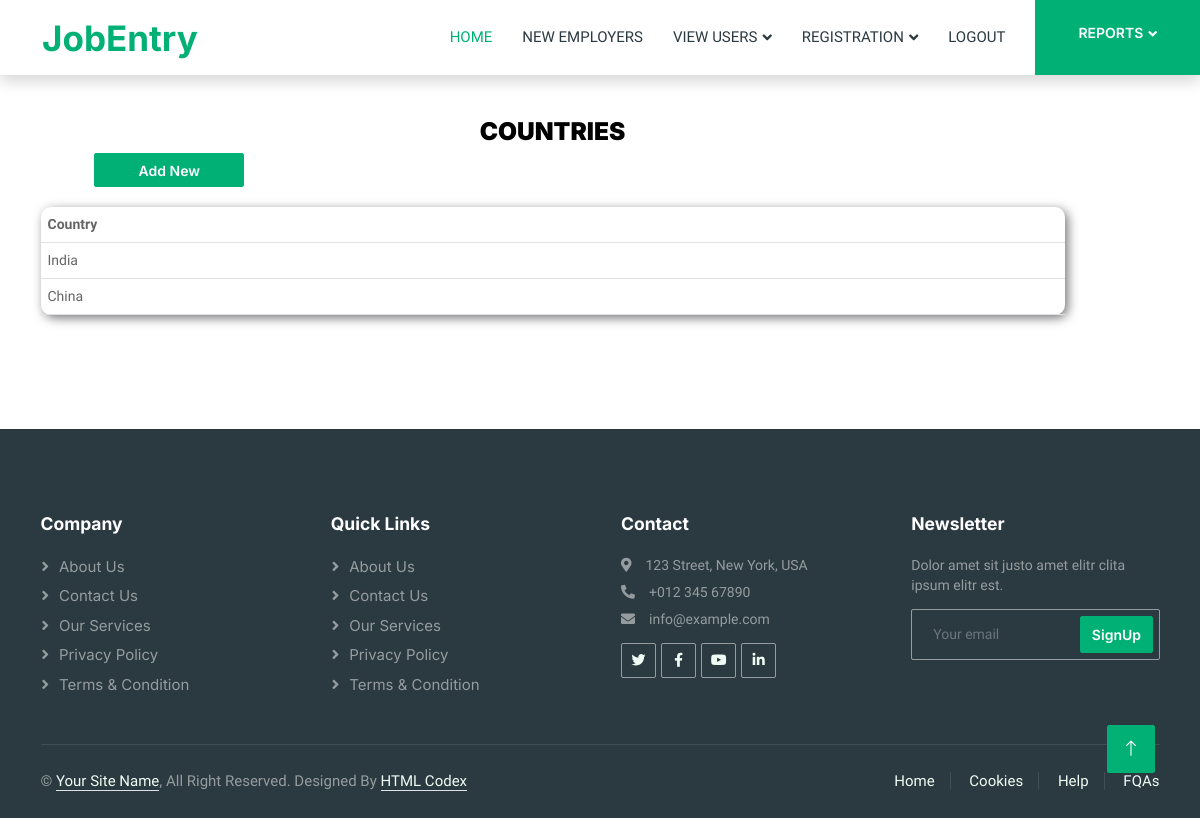
The app's page /accounts/admin/view/country/ (signed in), older data.
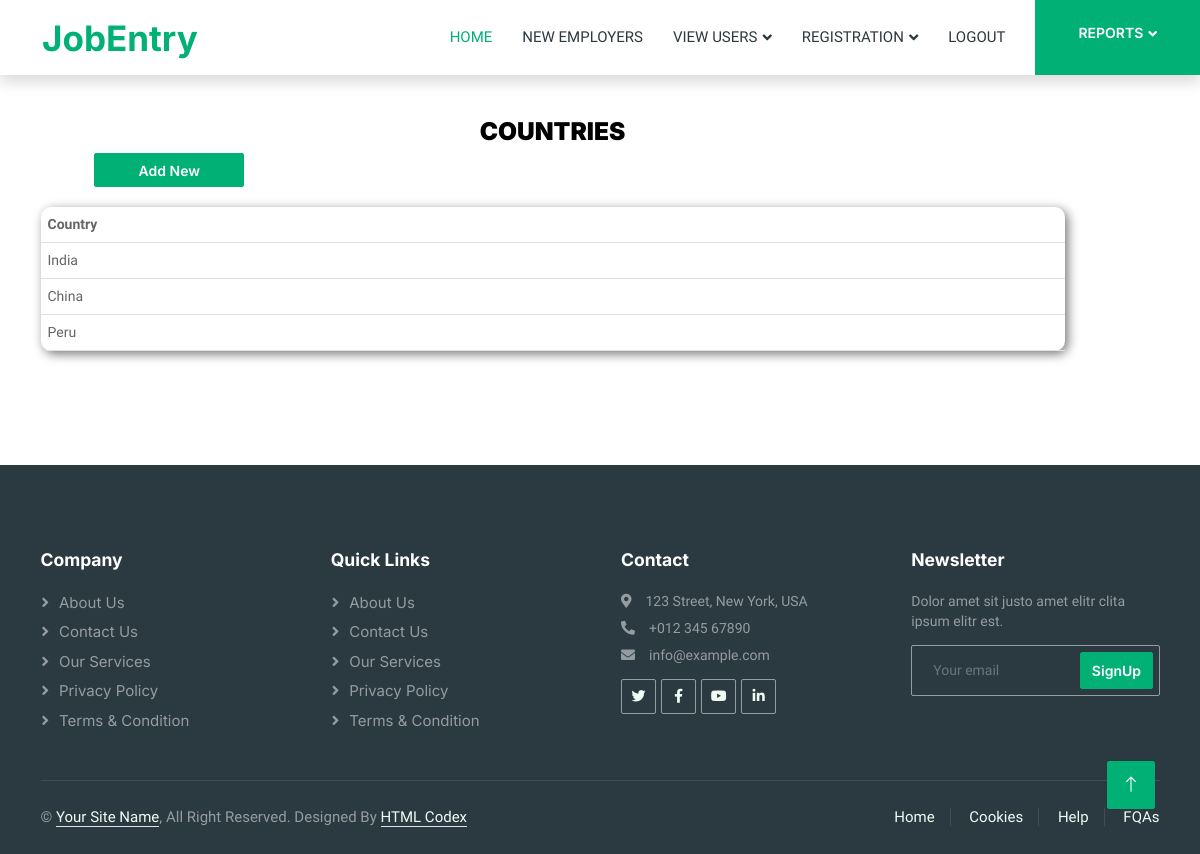
The same page, newer data.
### MetaData/models.py (models this page shows, shortened)
class Country(models.Model):
    country_name = models.CharField(max_length=100)

### Admin/views.py (the view)
# urls.py: path('accounts/admin/view/country/', views.view_country, name="view-countries"),
def view_country(request):
    if request.user.is_authenticated and request.user.is_app_admin:
        countries = Country.objects.all
        return render(request, 'views/admin/registration/countries.html', {'countries': countries})
    else:
        return redirect('index-page')

### templates/views/admin/registration/countries.html
{% extends 'base/admin/base.html' %}
{% load static %}
{% block body %}
    <br><br>
    <div class="container">
        <div class="row">
            <div class="col-md-11">
                <h3 style="text-align: center; color: #000"><b>COUNTRIES </b></h3>
                <div class="col-sm-1">
                    <a href="{% url 'register-country' %}" class="btn btn-primary" style="margin-left:63%;margin-bottom:20px; width:150px;">Add New</a>
                </div>
                <div class="form-horizontal">
                    <div class="form-group">
                        <table class="table table-hover" style=" border-radius: 10px; box-shadow: 3px 3px 11px #777777; margin-bottom:7%">
                            <tr>
                                <th>Country</th>
                            </tr>
                            {% for country in countries %}
                                <tr onclick="window.location='{% url 'view-states' %}?country={{ country.id }}'">
                                    <td>{{ country.country_name }}</td>
                                </tr>
                            {% endfor %}
                        </table>
                    </div>
                </div>
            </div>
        </div>
    </div>
{% endblock %}

### templates/base/admin/base.html (shortened to what this page needs)
<!DOCTYPE html>
<html lang="en">
{% load static %}
<head>
    <link rel="stylesheet" type='text/css' href="https://cdnjs.cloudflare.com/ajax/libs/semantic-ui/2.2.14/semantic.min.css">
    <link rel="stylesheet" href="https://cdnjs.cloudflare.com/ajax/libs/Chart.js/2.8.0/Chart.min.css" />
    <link href="https://cdnjs.cloudflare.com/ajax/libs/font-awesome/5.10.0/css/all.min.css" rel="stylesheet">
    <link href="https://cdn.jsdelivr.net/npm/bootstrap-icons@1.4.1/font/bootstrap-icons.css" rel="stylesheet">
    <link href="{% static 'lib/animate/animate.min.css' %}" rel="stylesheet">
    <link href="{% static 'lib/owlcarousel/assets/owl.carousel.min.css' %}" rel="stylesheet">
    <link href="{% static 'css/bootstrap.min.css' %}" rel="stylesheet">
    <link href="{% static 'css/style.css' %}" rel="stylesheet">
</head>
<body>
    <div class="container-xxl bg-white p-0">
        <nav class="navbar navbar-expand-lg bg-white navbar-light shadow sticky-top p-0">
            <a href="index.html" class="navbar-brand d-flex align-items-center text-center py-0 px-4 px-lg-5">
                <h1 class="m-0 text-primary">JobEntry</h1>
            </a>
            <div class="collapse navbar-collapse" id="navbarCollapse">
                <div class="navbar-nav ms-auto p-4 p-lg-0">
                    <a href="{% url 'admin-home' %}" class="nav-item nav-link active">Home</a>
                    <a href="{% url 'view-new-employers' %}" class="nav-item nav-link ">New Employers</a>
                    <div class="nav-item dropdown">
                        <a href="#" class="nav-link dropdown-toggle" data-bs-toggle="dropdown">View Users</a>
                    </div>
                    <div class="nav-item dropdown">
                        <a href="#" class="nav-link dropdown-toggle" data-bs-toggle="dropdown">Registration</a>
                    </div>
                    <a href="{% url 'user-logout' %}" class="nav-item nav-link">Logout</a>
                </div>
                <div class="nav-item dropdown">
                    <a href="#" class="nav-link dropdown-toggle btn btn-primary rounded-0 py-4 px-lg-5 d-none d-lg-block" style="color: #FFFFFF;" data-bs-toggle="dropdown">REPORTS</a>
                </div>
            </div>
        </nav>
        {% block body %}{% endblock %}
        <div class="container-fluid bg-dark text-white-50 footer pt-5 mt-5 wow fadeIn" data-wow-delay="0.1s">
            <div class="container py-5">
                <div class="row g-5">
                    <div class="col-lg-3 col-md-6">
                        <h5 class="text-white mb-4">Company</h5>
                        <a class="btn btn-link text-white-50" href="">About Us</a>
                        <a class="btn btn-link text-white-50" href="">Contact Us</a>
                        <a class="btn btn-link text-white-50" href="">Our Services</a>
                        <a class="btn btn-link text-white-50" href="">Privacy Policy</a>
                        <a class="btn btn-link text-white-50" href="">Terms & Condition</a>
                    </div>
                    <div class="col-lg-3 col-md-6">
                        <h5 class="text-white mb-4">Quick Links</h5>
                        <a class="btn btn-link text-white-50" href="">About Us</a>
                        <a class="btn btn-link text-white-50" href="">Contact Us</a>
                        <a class="btn btn-link text-white-50" href="">Our Services</a>
                        <a class="btn btn-link text-white-50" href="">Privacy Policy</a>
                        <a class="btn btn-link text-white-50" href="">Terms & Condition</a>
                    </div>
                    <div class="col-lg-3 col-md-6">
                        <h5 class="text-white mb-4">Contact</h5>
                        <p class="mb-2"><i class="fa fa-map-marker-alt me-3"></i>123 Street, New York, USA</p>
                        <p class="mb-2"><i class="fa fa-phone-alt me-3"></i>+012 345 67890</p>
                        <p class="mb-2"><i class="fa fa-envelope me-3"></i>info@example.com</p>
                        <div class="d-flex pt-2">
                            <a class="btn btn-outline-light btn-social" href=""><i class="fab fa-twitter"></i></a>
                            <a class="btn btn-outline-light btn-social" href=""><i class="fab fa-facebook-f"></i></a>
                            <a class="btn btn-outline-light btn-social" href=""><i class="fab fa-youtube"></i></a>
                            <a class="btn btn-outline-light btn-social" href=""><i class="fab fa-linkedin-in"></i></a>
                        </div>
                    </div>
                    <div class="col-lg-3 col-md-6">
                        <h5 class="text-white mb-4">Newsletter</h5>
                        <p>Dolor amet sit justo amet elitr clita ipsum elitr est.</p>
                        <div class="position-relative mx-auto" style="max-width: 400px;">
                            <input class="form-control bg-transparent w-100 py-3 ps-4 pe-5" type="text" placeholder="Your email">
                            <button type="button" class="btn btn-primary py-2 position-absolute top-0 end-0 mt-2 me-2">SignUp</button>
                        </div>
                    </div>
                </div>
            </div>
            <div class="container">
                <div class="copyright">
                    <div class="row">
                        <div class="col-md-6 text-center text-md-start mb-3 mb-md-0">
                            &copy; <a class="border-bottom" href="#">Your Site Name</a>, All Right Reserved.
							Designed By <a class="border-bottom" href="https://htmlcodex.com">HTML Codex</a>
                        </div>
                        <div class="col-md-6 text-center text-md-end">
                            <div class="footer-menu">
                                <a href="">Home</a>
                                <a href="">Cookies</a>
                                <a href="">Help</a>
                                <a href="">FQAs</a>
                            </div>
                        </div>
                    </div>
                </div>
            </div>
        </div>
        <a href="#" class="btn btn-lg btn-primary btn-lg-square back-to-top"><i class="bi bi-arrow-up"></i></a>
    </div>
</body>
</html>

### static/css/style.css (style rules this page uses)
:root { --primary: #00B074; --secondary: #2B9BFF; --light: #EFFDF5; --dark: #2B3940; }
.back-to-top { position: fixed; display: none; right: 45px; bottom: 45px; z-index: 99; }
.btn { font-family: 'Inter', sans-serif; font-weight: 600; transition: .5s; }
.btn.btn-primary, .btn.btn-secondary { color: #FFFFFF; }
.btn-lg-square { width: 48px; height: 48px; }
.btn-square, .btn-sm-square, .btn-lg-square { padding: 0; display: flex; align-items: center; justify-content: center; font-weight: normal; border-radius: 2px; }
.navbar .dropdown-toggle::after { border: none; content: "\f107"; font-family: "Font Awesome 5 Free"; font-weight: 900; vertical-align: middle; margin-left: 5px; transition: .5s; }
.navbar-dark .navbar-nav .nav-link, .navbar-light .navbar-nav .nav-link { margin-right: 30px; padding: 25px 0; color: #FFFFFF; font-size: 15px; text-transform: uppercase; outline: none; }
.navbar-dark .navbar-nav .nav-link:hover, .navbar-dark .navbar-nav .nav-link.active, .navbar-light .navbar-nav .nav-link:hover, .navbar-light .navbar-nav .nav-link.active { color: var(--primary); }
.navbar-light .navbar-brand, .navbar-light a.btn { height: 75px; }
.navbar-light .navbar-nav .nav-link { color: var(--dark); font-weight: 500; }
.navbar-light.sticky-top { top: -100px; transition: .5s; }
.footer .btn.btn-social { margin-right: 5px; width: 35px; height: 35px; display: flex; align-items: center; justify-content: center; color: var(--light); border: 1px solid rgba(255,255,255,0.5); border-radius: 2px; transition: .3s; }
.footer .btn.btn-link { display: block; margin-bottom: 5px; padding: 0; text-align: left; font-size: 15px; font-weight: normal; text-transform: capitalize; transition: .3s; }
.footer .btn.btn-link::before { position: relative; content: "\f105"; font-family: "Font Awesome 5 Free"; font-weight: 900; margin-right: 10px; }
.footer .form-control { border-color: rgba(255,255,255,0.5); }
.footer .copyright { padding: 25px 0; font-size: 15px; border-top: 1px solid rgba(256, 256, 256, .1); }
.footer .copyright a { color: var(--light); }
.footer .footer-menu a { margin-right: 15px; padding-right: 15px; border-right: 1px solid rgba(255, 255, 255, .1); }
.footer .footer-menu a:last-child { margin-right: 0; padding-right: 0; border-right: none; }

Row changes from the older to the newer data that the page shows:
added Country: country_name "Peru"
